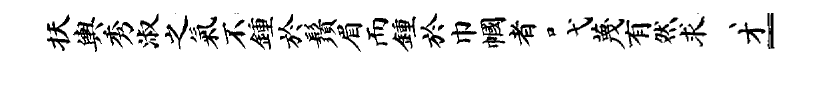
%> input picture paper/images/method/trimmed.png, 1645 x 169 px (shown at 1/2 size)
$ octave --eval "result = seg_rotation(imread('../../paper/images/method/trimmed.png'));"   (GNU Octave 9; MATLAB toolbox functions it lacks are replaced by stand-ins)
%> lines starting %> are read from the running program, lines starting %| are printed output that depends on the picture
function [ B , optimalAngle] = seg_rotation(A)

% Resizes the image in the vertical direction by 1/3
% Then rotates it between 2 and -2 degrees
% Finds the 'best' rotation

A = imcomplement(A);
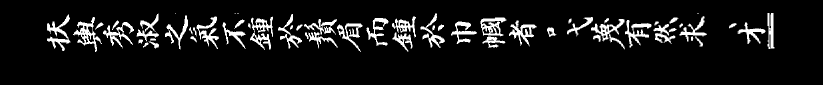
%> A: size 169x1645x3 uint8 (shown at 1/2 size); min 0, max 255, mean 21.4
maxDensity = -inf;
optimalAngle = 0;

for angle = -1:0.1:1
    rotImage = imrotate(A,angle);
    rotImage = imresize(rotImage,[floor(size(rotImage,1)/3), size(rotImage,2)]);
    if(max(sum(rotImage,2)) > maxDensity)
        maxDensity = max(sum(rotImage,2));
        optimalAngle = angle;
    end
end
%> this loop made 21 passes
%> maxDensity on passes 1, 2, 3, 11: [143814 143814 143814], [145794 145794 145794], [148134 148134 148134], [149270 149270 149270]
%> pass 1, in seg_rotation, `rotImage = imrotate(A,angle);`:
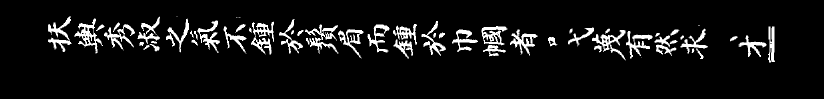
%> rotImage: size 198x1648x3 uint8 (shown at 1/2 size); min 0, max 255, mean 18.2
%> pass 1, in seg_rotation, `rotImage = imresize(rotImage,[floor(size(rotImage,1)/3), size(rotImage..`:
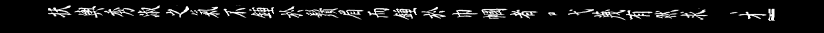
%> rotImage: size 66x1648x3 uint8 (shown at 1/2 size); min 0, max 255, mean 18.3
%> pass 2, in seg_rotation, `rotImage = imrotate(A,angle);`:
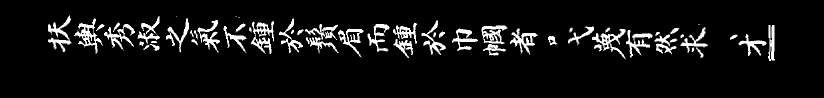
%> rotImage: size 195x1648x3 uint8 (shown at 1/2 size); min 0, max 255, mean 18.5
%> pass 2, in seg_rotation, `rotImage = imresize(rotImage,[floor(size(rotImage,1)/3), size(rotImage..`:
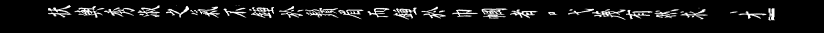
%> rotImage: size 65x1648x3 uint8 (shown at 1/2 size); min 0, max 255, mean 18.6
%> after the loop, optimalAngle = 0
B = imcomplement(imrotate(A,optimalAngle));
%> B is the input picture: size 169x1645x3 uint8; min 0, max 255, mean 233.6
end
